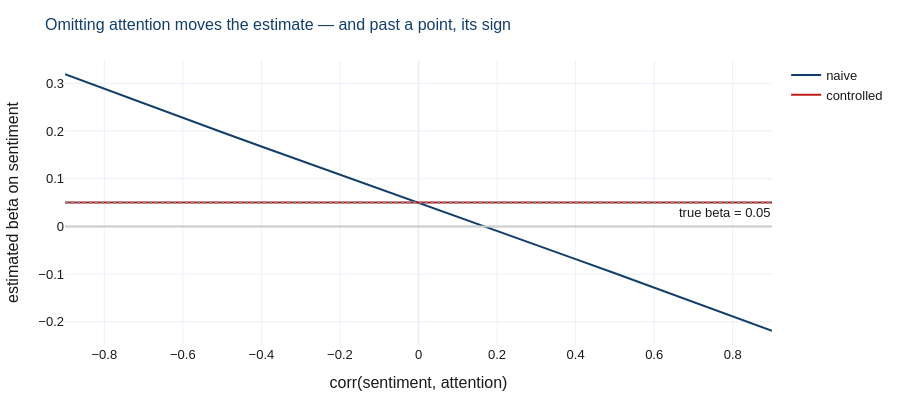

The code cell stored with this chart in its notebook:
### Code cell
fig = airm7.plot_lines(sweep, "rho", ["naive", "controlled"],
                       title="Omitting attention moves the estimate — and past a point, its sign",
                       xlab="corr(sentiment, attention)", ylab="estimated beta on sentiment")
fig.add_hline(y=BETA_TRUE, line_dash="dot", line_color=airm7.GREY,
              annotation_text=f"true beta = {BETA_TRUE}", annotation_position="bottom right")
fig.add_hline(y=0, line_color="#cccccc")
fig.show()

flip = sweep[sweep["naive"] * BETA_TRUE < 0]
if len(flip):
    print(f"The naive estimate has the WRONG SIGN once corr(S, A) exceeds "
          f"{flip['rho'].min():.2f}")
print(f"\nControlled estimate stays at the truth throughout: "
      f"min {sweep['controlled'].min():.4f}, max {sweep['controlled'].max():.4f}")

### Figure 1 — Plotly figure (JSON) as saved in the notebook; plotly's stock layout.template omitted (floating-point values rounded to 4 significant figures)
{"data": [{"line": {"color": "#123F69", "width": 2}, "mode": "lines", "name": "naive", "type": "scatter", "x": [-0.9, -0.8, -0.7, -0.6, -0.5, -0.4, -0.3, -0.2, -0.1, 0.0, 0.1, 0.2, 0.3, 0.4, 0.5, 0.6, 0.7, 0.8, 0.9], "y": [0.3192, 0.2885, 0.258, 0.2277, 0.1976, 0.1677, 0.138, 0.1083, 0.07878, 0.0493, 0.01985, -0.009591, -0.03907, -0.06862, -0.09827, -0.1281, -0.1581, -0.1883, -0.2188]}, {"line": {"color": "#C11B17", "width": 2}, "mode": "lines", "name": "controlled", "type": "scatter", "x": [-0.9, -0.8, -0.7, -0.6, -0.5, -0.4, -0.3, -0.2, -0.1, 0.0, 0.1, 0.2, 0.3, 0.4, 0.5, 0.6, 0.7, 0.8, 0.9], "y": [0.04992, 0.04995, 0.04995, 0.04996, 0.04996, 0.04996, 0.04997, 0.04997, 0.04997, 0.04997, 0.04997, 0.04997, 0.04997, 0.04996, 0.04996, 0.04996, 0.04995, 0.04995, 0.04992]}], "layout": {"annotations": [{"showarrow": false, "text": "true beta = 0.05", "x": 1, "xanchor": "right", "xref": "x domain", "y": 0.05, "yanchor": "top", "yref": "y"}], "colorway": ["#123F69", "#C11B17", "#0041C2", "#2E8B57", "#B8860B", "#7A8794"], "font": {"color": "#1a1a1a", "family": "Helvetica, Arial, sans-serif", "size": 13}, "height": 400, "hoverlabel": {"font": {"size": 12}}, "margin": {"b": 55, "l": 60, "r": 30, "t": 60}, "shapes": [{"line": {"color": "#7A8794", "dash": "dot"}, "type": "line", "x0": 0, "x1": 1, "xref": "x domain", "y0": 0.05, "y1": 0.05, "yref": "y"}, {"line": {"color": "#cccccc"}, "type": "line", "x0": 0, "x1": 1, "xref": "x domain", "y0": 0, "y1": 0, "yref": "y"}], "title": {"font": {"color": "#123F69", "size": 16}, "text": "Omitting attention moves the estimate — and past a point, its sign"}, "xaxis": {"title": {"text": "corr(sentiment, attention)"}}, "yaxis": {"title": {"text": "estimated beta on sentiment"}}}}
